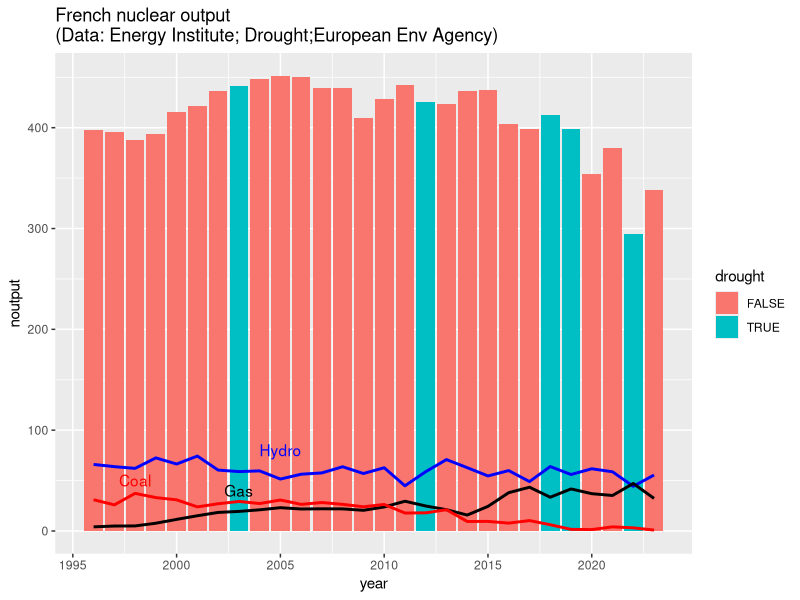
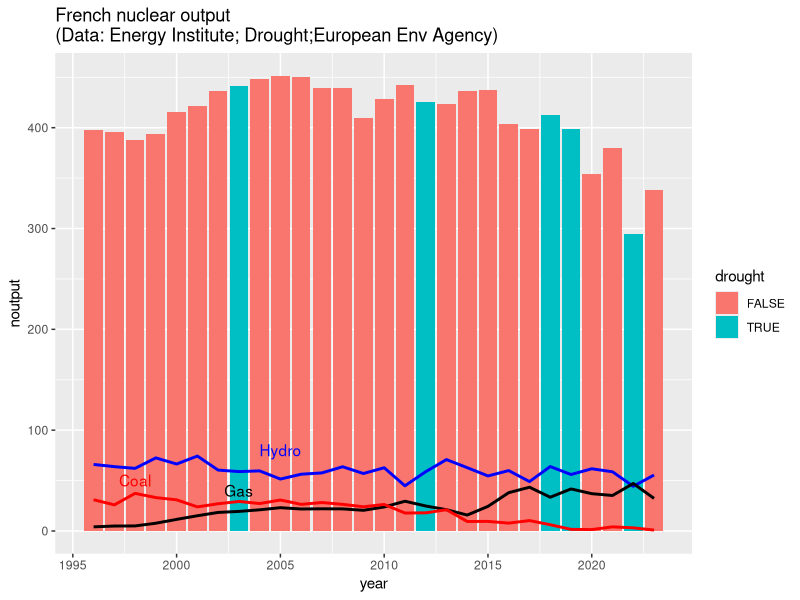

Source code (R) for these figures, in order:
## ---- chunk 1
knitr::opts_chunk$set(echo = TRUE)
library(tidyverse)
## ---- chunk 2
houtput<-c(66.0,63.8,62.1,72.5,66.4,74.3,60.4,58.9,59.6,51.5,56.3,57.6,63.7,57.0,62.7,44.8,58.8,70.8,62.8,54.6,59.9,49.0,63.9,56.0,61.7,58.7,44.3,55.5)



year<-seq(1996,2023,1)
gasoutput<-c(4.1,4.9,5.0,7.7,11.5,15.1,18.4,19.4,21.0,23.1,21.8,22.0,21.9,20.5,23.8,29.5,24.8,21.1,15.8,24.4,38.0,43.4,33.5,41.7,37.0,35.2,47.1,32.3)
noutput<-c(397.3,395.5,388.0,394.2,415.2,421.1,436.8,441.1,448.2,451.5,450.2,439.7,439.4,409.7,428.5,442.4,425.4,423.7,436.5,437.4,403.2,398.4,412.9,399.0,353.8,379.4,294.7,338.2)
coaloutput<-c(31.0,25.9,37.3,33.1,30.9,23.9,27.0,29.3,27.2,30.7,26.4,28.2,26.4,24.0,26.3,17.8,18.0,21.1,9.4,9.5,7.8,10.3,6.2,1.6,1.4,4.1,3.1,0.9)
drought<-c(
  F,F,F,F,F,F,F,T,F,F,
  F,F,F,F,F,F,T,F,F,F,
  F,F,T,T,F,F,T,F)
df<-data_frame(year=year,noutput=noutput,drought=drought,houtput=houtput,gasoutput=gasoutput,coutput=coaloutput)
p<-df |> ggplot()+
  geom_col(aes(year,noutput,fill=drought))+
  geom_line(aes(year,houtput),color="blue",size=1)+
  geom_line(aes(year,gasoutput),color="black",size=1)+
  geom_line(aes(year,coutput),color="red",size=1)+
  annotate("text",x=2003,y=40,label="Gas",color="black")+
  annotate("text",x=2005,y=80,label="Hydro",color="blue")+
  annotate("text",x=1998,y=50,label="Coal",color="red")+
  labs(title="French nuclear output\n(Data: Energy Institute; Drought;European Env Agency)")
p
png("french-nuclear-output-droughts.png",width=3000,height=2000,units="px",res=300)
print(p)
dev.off()
